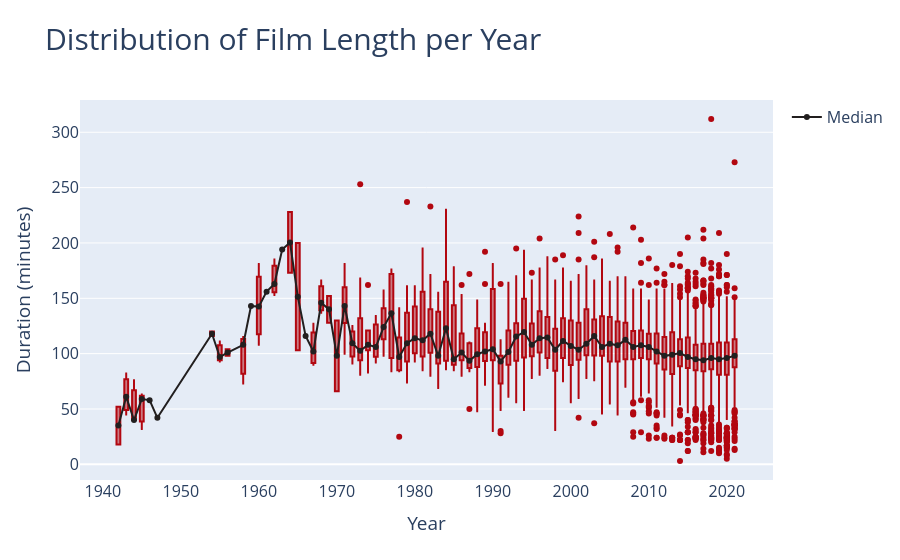

Notebook source saved alongside this figure:
### Markdown cell above
## 3° Graph

### Distribution of Film Duration per Year

This plot visualizes the distribution of film durations over the years for movies in the Netflix dataset. It uses a **box plot** to show the spread and central tendency of the data, and a **median line** to highlight the middle value for each year.

Providing an overview of the trends and distribution of movie lengths over time, offering insights into how the industry’s approach to film duration may have shifted.

### Code cell
# Group the data to calculate the average film duration per year for movies
average_duration_per_year = netflix_df[netflix_df['type'] == 'Movie'].groupby('release_year')['duration_minutes'].mean().reset_index()

# Create a box plot to show the distribution of film durations for each year
fig = px.box(
    netflix_df[netflix_df['type'] == 'Movie'], 
    x='release_year', 
    y='duration_minutes', 
    title='Distribution of Film Length per Year',
    color_discrete_sequence=['#b20710']
)

# Calculate the median film duration per year for movies
median_per_year = netflix_df[netflix_df['type'] == 'Movie'].groupby('release_year')['duration_minutes'].median().reset_index()

# Add a scatter plot for the median line, to indicate the median duration per year
fig.add_scatter(
    x=median_per_year['release_year'], 
    y=median_per_year['duration_minutes'], 
    mode='lines+markers', 
    name='Median', 
    line=dict(color='#221f1f')
)

fig.update_layout(
    title_font=dict(size=30),
    xaxis=dict(
        title='Year'
    ),
    yaxis=dict(
        title='Duration (minutes)'
    ),
    font=dict(size=16)
)

fig.show()

### Figure 1 — Plotly figure (JSON) as saved in the notebook; plotly's stock layout.template omitted (floating-point values rounded to 4 significant figures; data arrays with more than 128 entries replaced by an {"elided": "..."} marker saying what was removed)
{"data": [{"alignmentgroup": "True", "hovertemplate": "release_year=%{x}<br>duration_minutes=%{y}<extra></extra>", "legendgroup": "", "marker": {"color": "#b20710"}, "name": "", "notched": false, "offsetgroup": "", "orientation": "v", "showlegend": false, "type": "box", "x": {"elided": "6126 int values"}, "x0": " ", "xaxis": "x", "y": {"elided": "6126 int values"}, "y0": " ", "yaxis": "y"}, {"line": {"color": "#221f1f"}, "mode": "lines+markers", "name": "Median", "type": "scatter", "x": [1942, 1943, 1944, 1945, 1946, 1947, 1954, 1955, 1956, 1958, 1959, 1960, 1961, 1962, 1963, 1964, 1965, 1966, 1967, 1968, 1969, 1970, 1971, 1972, 1973, 1974, 1975, 1976, 1977, 1978, 1979, 1980, 1981, 1982, 1983, 1984, 1985, 1986, 1987, 1988, 1989, 1990, 1991, 1992, 1993, 1994, 1995, 1996, 1997, 1998, 1999, 2000, 2001, 2002, 2003, 2004, 2005, 2006, 2007, 2008, 2009, 2010, 2011, 2012, 2013, 2014, 2015, 2016, 2017, 2018, 2019, 2020, 2021], "y": [35, 61, 40, 59, 58, 42, 118, 97, 101, 108, 143, 142.5, 156, 163, 194, 200.5, 151.5, 116, 102, 146, 140, 98, 143, 109.5, 102.5, 108, 106, 124, 136.5, 97, 109.5, 114, 112, 118, 98, 123, 95, 101, 93.5, 99.5, 102, 104, 93, 101.5, 115.5, 119.5, 108, 114, 114.5, 103.5, 111.5, 107, 103.5, 109, 116, 106, 109, 107.5, 112.5, 106, 107.5, 106, 102, 98, 99, 100.5, 97, 95, 94, 96, 95, 96, 98]}], "layout": {"boxmode": "group", "font": {"size": 16}, "legend": {"tracegroupgap": 0}, "title": {"font": {"size": 30}, "text": "Distribution of Film Length per Year"}, "xaxis": {"anchor": "y", "domain": [0, 1], "title": {"text": "Year"}}, "yaxis": {"anchor": "x", "domain": [0, 1], "title": {"text": "Duration (minutes)"}}}}
